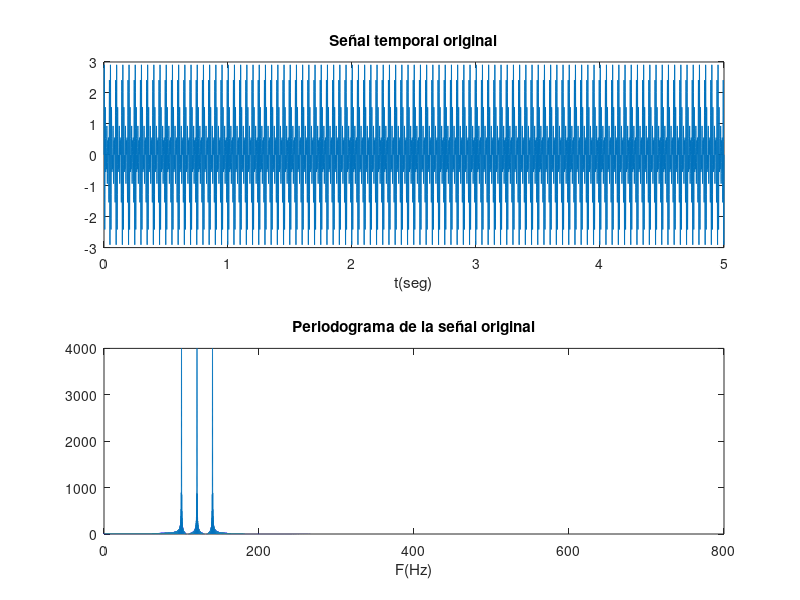

Here is the MATLAB script that generated this plot: (Note: this script raises an error after producing the figure.)
%% PRÁCTICA 12.4. Utilización de todos los filtros básicos

clc, close all, clear all
%% Generacion señal suma de tres tonos
Fmax=160;
Fs=10*Fmax;
t=0:1/Fs:5;
x=sin(2*pi*100*t)+sin(2*pi*120*t)+sin(2*pi*140*t);
subplot(2,1,1)
plot(t,x)
title('Señal temporal original')
xlabel('t(seg)')
%% Dominio de la frecuencia:
N = length(x);
FACTOR = 256;
nFFT = 2^ceil(log2(N))*FACTOR; % Cálculo de nFFT 
%Aplico la función  FFT de matlab
X=fft(x,nFFT);
% Se calcula el módulo de los complejos llamado PERIODOGRAMA
Periodograma=abs(X);
%Cálculo del EJE de frecuencias: misma cantidad de puntos que PERIODOGRAMA y que están entre 0 y Fs:
f=linspace(0,Fs,nFFT);
% Con los dos ejes listos, ya solo graficamos:
subplot(2,1,2)
plot(f,Periodograma);
% Por simetría de medio período:
axis([0 Fs/2 0 max(Periodograma)]) 
xlabel('F(Hz)')
title('Periodograma de la señal original')
%% FILTROS SOLICITADOS:
orden=50;
% 1.-FILTRO PASA BAJAS: pasa solamente la componente de 100 Hz
f1=[0 110 115 (Fs/2)]/(Fs/2); 
m1=[1  1   0    0];
%Obtener coeficientes del filtro:
[b1,a1]=yulewalk(orden,f1,m1);
% 2.-FILTRO PASA BANDA: pasa solamente la componente de 120 Hz
f2=[0 110 115 125 130 (Fs/2)]/(Fs/2); 
m2=[0  0  1    1   0     0];
%Obtener coeficientes del filtro:
[b2,a2]=yulewalk(orden,f2,m2);
% 3.-FILTRO PASA ALTAS: pasa solamente la componente de 140 Hz
f3=[0 125 130 (Fs/2)]/(Fs/2); 
m3=[0  0   1    1   ];
%Obtener coeficientes del filtro:
[b3,a3]=yulewalk(orden,f3,m3);
% 4.-FILTRO ELIMINA BANDA:  solamente se elimina la componente de 120 Hz
f4=[0 110 115 125 130 (Fs/2)]/(Fs/2); 
m4=[1  1   0   0   1    1   ];
%Obtener coeficientes del filtro:
[b4,a4]=yulewalk(orden,f4,m4);
%% Respuestas ideal y real de los filtros
% Visualización de 256 muestras en frecuencia:
w = ((1:256)/256);
h1 = freqz(b1,a1,256);
h2 = freqz(b2,a2,256);
h3 = freqz(b3,a3,256);
h4 = freqz(b4,a4,256);
figure
subplot(2,2,1)
hold on
plot(f1,m1,'k'); % respuesta ideal
plot(w,abs(h1),'r'); % respuesta real obtenida 
xlabel('Frecuencia Normalizada');
ylabel('Ganancia');
title('Filtro pasa bajas ideal y real para orden n= 50')
legend('ideal','real')
grid minor
subplot(2,2,2)
hold on
plot(f2,m2,'k'); % respuesta ideal
plot(w,abs(h2),'r'); % respuesta real obtenida 
xlabel('Frecuencia Normalizada');
ylabel('Ganancia');
title('Filtro pasa banda ideal y real para orden n= 50')
legend('ideal','real')
grid minor
subplot(2,2,3)
hold on
plot(f3,m3,'k'); % respuesta ideal
plot(w,abs(h3),'r'); % respuesta real obtenida 
xlabel('Frecuencia Normalizada');
ylabel('Ganancia');
title('Filtro pasa altas ideal y real para orden n= 50')
legend('ideal','real')
grid minor
subplot(2,2,4)
hold on
plot(f4,m4,'k'); % respuesta ideal
plot(w,abs(h4),'r'); % respuesta real obtenida 
xlabel('Frecuencia Normalizada');
ylabel('Ganancia');
title('Filtro elimina banda ideal y real para orden n= 50')
legend('ideal','real')
grid minor
%% Obtención de la señal filtrada usando FILTER:
senial_filtrada_uno=filter(b1,a1,x);
senial_filtrada_dos=filter(b2,a2,x);
senial_filtrada_tres=filter(b3,a3,x);
senial_filtrada_cuatro=filter(b4,a4,x);
%% Verificación en el dominio de la frecuencia 
% De la señal filtrada uno:
X1=fft(senial_filtrada_uno,nFFT);
Periodograma1=abs(X1);
% De la señal filtrada dos:
X2=fft(senial_filtrada_dos,nFFT);
Periodograma2=abs(X2);
% De la señal filtrada tres:
X3=fft(senial_filtrada_tres,nFFT);
Periodograma3=abs(X3);
% De la señal filtrada cuatro:
X4=fft(senial_filtrada_cuatro,nFFT);
Periodograma4=abs(X4);
figure
subplot(2,2,1)
plot(f,Periodograma1);
% Por simetría de medio período:
axis([0 Fs/2 0 max(Periodograma1)]) 
xlabel('F(Hz)')
title('Periodograma de la señal filtrada uno')
subplot(2,2,2)
plot(f,Periodograma2);
% Por simetría de medio período:
axis([0 Fs/2 0 max(Periodograma2)]) 
xlabel('F(Hz)')
title('Periodograma de la señal filtrada dos')
subplot(2,2,3)
plot(f,Periodograma3);
% Por simetría de medio período:
axis([0 Fs/2 0 max(Periodograma3)]) 
xlabel('F(Hz)')
title('Periodograma de la señal filtrada tres')
subplot(2,2,4)
plot(f,Periodograma4);
% Por simetría de medio período:
axis([0 Fs/2 0 max(Periodograma4)]) 
xlabel('F(Hz)')
title('Periodograma de la señal filtrada cuatro')
%% Resultado en el dominio del tiempo:
figure
subplot(2,2,1)
plot(t,senial_filtrada_uno)
title('Señal filtrada uno')
ylabel ('amplitud')
xlabel ('tiempo (seg)')
grid minor
subplot(2,2,2)
plot(t,senial_filtrada_dos)
title('Señal filtrada dos')
ylabel ('amplitud')
xlabel ('tiempo (seg)')
grid minor
subplot(2,2,3)
plot(t,senial_filtrada_tres)
title('Señal filtrada tres')
ylabel ('amplitud')
xlabel ('tiempo (seg)')
grid minor
subplot(2,2,4)
plot(t,senial_filtrada_cuatro)
title('Señal filtrada cuatro')
ylabel ('amplitud')
xlabel ('tiempo (seg)')
grid minor
